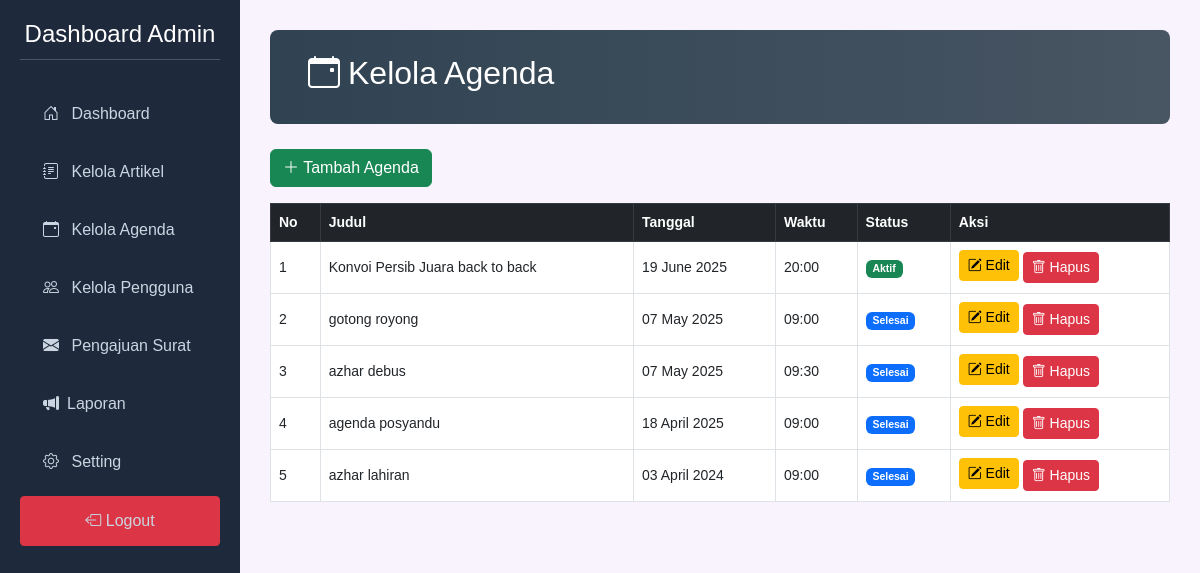
Before: /resource/view/admin/agenda_crud.php (signed in) with the older database file.
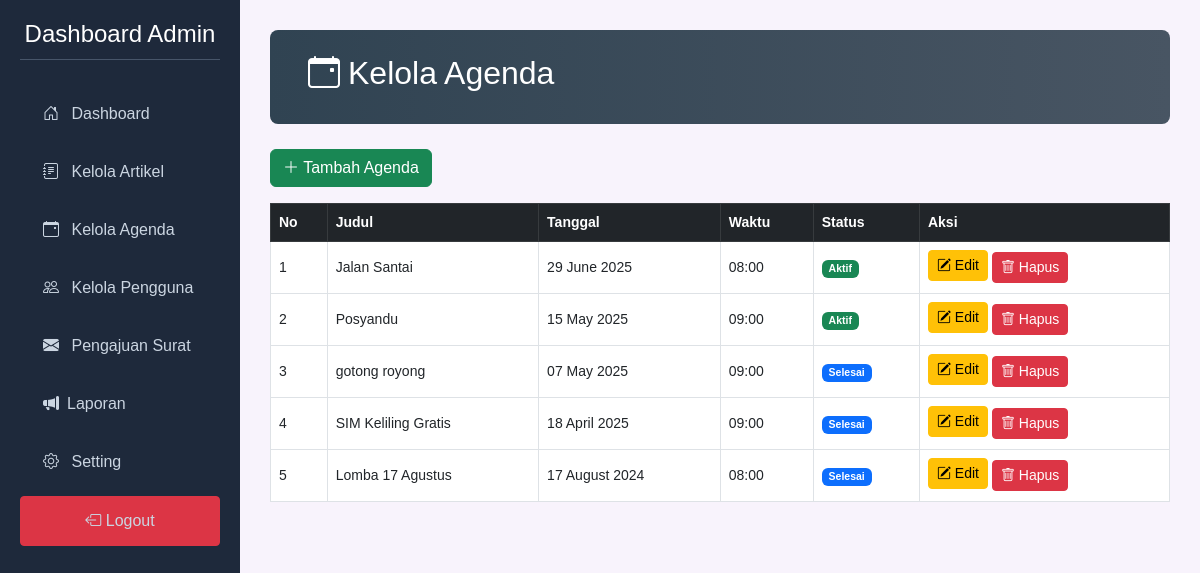
After: the same page with the newer database file.
### tables this page shows
CREATE TABLE `agenda` (
  `id` int NOT NULL,
  `judul` varchar(255) NOT NULL,
  `deskripsi` text NOT NULL,
  `tanggal` date NOT NULL,
  `waktu` time NOT NULL,
  `tempat` varchar(255) NOT NULL,
  `status` enum('Aktif','Selesai') DEFAULT 'Aktif',
  `dibuat_pada` timestamp NULL DEFAULT CURRENT_TIMESTAMP,
  `diubah_pada` timestamp NULL DEFAULT CURRENT_TIMESTAMP ON UPDATE CURRENT_TIMESTAMP
);

### resource/view/admin/agenda_crud.php (the view, shortened to what this page needs)
<?php
include "../db.php";
$result = $conn->query("SELECT * FROM agenda ORDER BY tanggal DESC");
?>
<!DOCTYPE html>
<html lang="id">
<head>
    <link rel="stylesheet" href="https://cdn.jsdelivr.net/npm/bootstrap@5.3.0/dist/css/bootstrap.min.css">
    <link rel="stylesheet" href="https://cdn.jsdelivr.net/npm/bootstrap-icons@1.10.5/font/bootstrap-icons.css">
    <link rel="stylesheet" href="../../css/crud.css">
</head>
<body>
<div class="sidebar">
    <h2>Dashboard Admin</h2>
    <a href="dashboard.php"><i class="bi bi-house-door m-2"></i> Dashboard</a>
    <a href="artikel_crud.php"><i class="bi bi-journal-text m-2"></i> Kelola Artikel</a>
    <a href="agenda_crud.php"><i class="bi bi-calendar-event m-2"></i> Kelola Agenda</a>
    <a href="mandiri_crud.php"><i class="bi bi-people m-2"></i> Kelola Pengguna</a>
    <a href="pengajuan.php"><i class="bi bi-envelope-fill m-2"></i> Pengajuan Surat</a>
    <a href="laporan.php"><i class="bi bi-megaphone-fill m-2"></i>Laporan</a>
    <a href="Setting_admin.php"><i class="bi bi-gear m-2"></i> Setting</a>
    <a href="../home.php" class="btn btn-danger"><i class="bi bi-box-arrow-left"></i> Logout</a>
</div>
<div class="main">
<div class="admin-header">
    <h2><i class="bi bi-calendar-event m-2"></i>Kelola Agenda</h2>
</div>
    <a href="tambah_agenda.php" class="btn btn-success mb-3">
        <i class="bi bi-plus-lg"></i> Tambah Agenda
    </a>
    <table class="table table-bordered bg-white">
        <thead class="table-dark">
            <tr>
                <th>No</th>
                <th>Judul</th>
                <th>Tanggal</th>
                <th>Waktu</th>
                <th>Status</th>
                <th>Aksi</th>
            </tr>
        </thead>
        <tbody>
            <?php $no = 1; while ($row = $result->fetch_assoc()): ?>
                <tr>
                    <td><?= $no++ ?></td>
                    <td><?= htmlspecialchars($row['judul']) ?></td>
                    <td><?= date('d F Y', strtotime($row['tanggal'])) ?></td>
                    <td><?= date('H:i', strtotime($row['waktu'])) ?></td>
                    <td>
                        <?php
                        $status = strtolower($row['status']);
                        $badge = ($status === 'aktif') ? 'success' : 'primary';
                        ?>
                        <span class="badge bg-<?= $badge ?>"><?= ucfirst($status) ?></span>
                    </td>
                    <td>
                        <a href="edit_agenda.php?id=<?= $row['id'] ?>" class="btn btn-sm btn-warning mb-1">
                            <i class="bi bi-pencil-square"></i> Edit
                        </a>
                        <a href="hapus_agenda.php?id=<?= $row['id'] ?>" onclick="return confirm('Yakin ingin menghapus agenda ini?')" class="btn btn-sm btn-danger">
                            <i class="bi bi-trash"></i> Hapus
                        </a>
                    </td>
                </tr>
            <?php endwhile; ?>
        </tbody>
    </table>
</div>
</body>
</html>

### resource/css/crud.css (style rules this page uses)
body { background-color: #f8f3fc; font-family: "Arial", sans-serif; }
.sidebar { height: 100vh; width: 240px; position: fixed; background-color: #1e293b; color: white; padding: 20px; }
.sidebar h2 { text-align: center; margin-bottom: 30px; font-size: 24px; border-bottom: 1px solid #475569; padding-bottom: 10px; }
.sidebar a { display: block; color: #cbd5e1; padding: 12px 15px; text-decoration: none; border-radius: 4px; margin-bottom: 10px; }
.main { margin-left: 240px; padding: 30px; }
.table td, .table th { vertical-align: middle; font-size: 14px; }
.admin-header { background: linear-gradient(to right, #304352, #485563); padding: 24px 30px; border-radius: 8px; color: white; margin-bottom: 25px; }
.bg-success { background-color: #198754 !important; color: white !important; }

Changed rows visible on the page:
removed agenda: judul "azhar debus", tanggal "07 May 2025", waktu "09:30", status "Selesai"
changed agenda: judul "Konvoi Persib Juara back to back" → "Jalan Santai"; tanggal "19 June 2025" → "29 June 2025"; waktu "20:00" → "08:00"
added agenda: judul "Posyandu", tanggal "15 May 2025", waktu "09:00", status "Aktif"
changed agenda: judul "agenda posyandu" → "SIM Keliling Gratis"
changed agenda: judul "azhar lahiran" → "Lomba 17 Agustus"; tanggal "03 April 2024" → "17 August 2024"; waktu "09:00" → "08:00"
